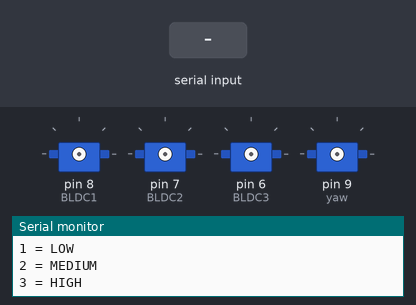
A sketch run on a simulated Arduino Uno, built with avr-gcc and run on an emulated ATmega328P. On the bench: 4 × servo, the last lines printed to the serial monitor. The test bench sets the inputs (shaded band).

Above: at 0.9 s.
1.0 s: "1" received over Serial
At 3.76 s:
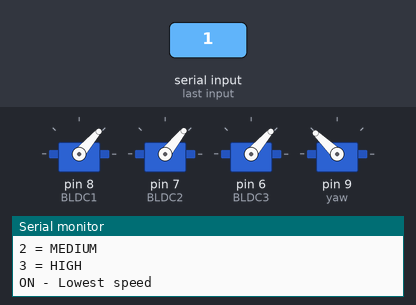
4.0 s: "2" received over Serial
At 4.39 s:
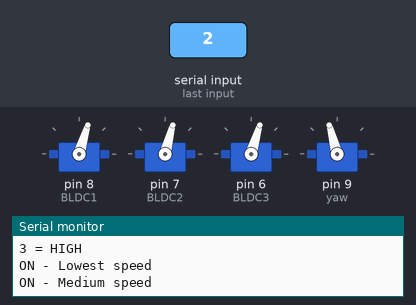
7.0 s: "3" received over Serial
At 7.45 s:
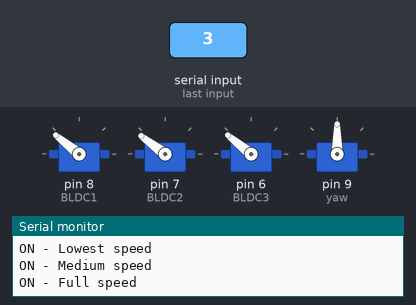
10.0 s: "0" received over Serial
At 12.05 s:
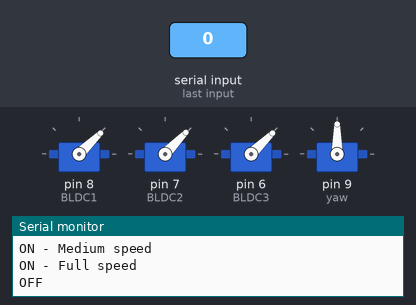
Timing chart, 0 to 14.0 s (numbered marks = the images above; inputs shaded):
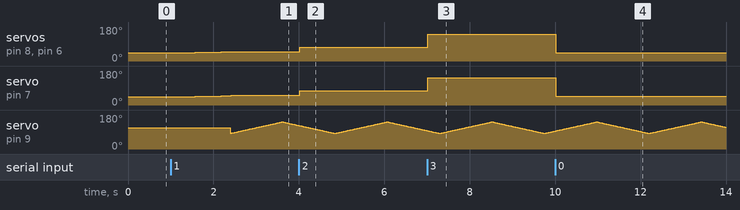

Measured:
- after the input at 1.0 s, servo on pin 8 (BLDC1), servo on pin 6 (BLDC3): moves from 44° to 49° over 1.2 s, starting after 0.24 s; servo on pin 7 (BLDC2): moves from 44° to 51° over 1.2 s, starting after 0.24 s
- after the input at 4.0 s, servo on pin 8 (BLDC1), servo on pin 6 (BLDC3): 49° → 73° at once; servo on pin 7 (BLDC2): 51° → 75° at once
- after the input at 7.0 s, servo on pin 8 (BLDC1), servo on pin 6 (BLDC3): 73° → 141° at once; servo on pin 7 (BLDC2): 75° → 143° at once
- after the input at 10.0 s, servo on pin 8 (BLDC1), servo on pin 6 (BLDC3): 141° → 44° at once; servo on pin 7 (BLDC2): 143° → 46° at once

The sketch:

ALL_MOTORS_TEST.ino
```cpp
// Yaw mechanism testing code
// Guide to build yaw mechanism is available at: http://pranjalnrobotics.blogspot.com

#include <Servo.h>

Servo BLDC1;
Servo BLDC2;
Servo BLDC3;
Servo yaw;

#define MAX_SIGNAL 2000
#define MIN_SIGNAL 1000

int pos,speed=0;

/*
For my setup, Servo angles are as follow. It may have different values for diffrent configurations.
Central position	:	113
Maximum Left		:	83
Maximum Right		:	143
*/

void setup()
{
  Serial.begin(57600);
  Serial.println("0 = OFF\n\r1 = LOW\n\r2 = MEDIUM\n\r3 = HIGH");;
  while(!Serial.available());
  BLDC1.attach(8);
  BLDC2.attach(7);
  BLDC3.attach(6);
  yaw.attach(9);
  yaw.write(113);
  arm();
}

void loop()
{
  for(pos = 83; pos < 144; pos ++)
  {
    yaw.write(pos);
    delay(20);
    updateBLDC();
  }
  for(pos = 143; pos > 82; pos --)
  {
    yaw.write(pos);
    delay(20);
    updateBLDC();
  }
}

void arm()
{
  int a;
  for(a=995;a<1041;a++)
  {
    BLDC1.writeMicroseconds(a);
    BLDC2.writeMicroseconds(a);
    BLDC3.writeMicroseconds(a);
    delay(30);
  }
}

void updateBLDC()
{
  if(Serial.available())
  {
    char c = (char)Serial.read();
    if(c == '1')
    {
      Serial.println("ON - Lowest speed");
      speed = 1045;
    }
    if(c == '2')
    {
      Serial.println("ON - Medium speed");
      speed = 1300;
    }
    if(c == '3')
    {
      Serial.println("ON - Full speed");
      speed = 2000;
    }
    if(c == '0')
    {
      Serial.println("OFF");
      speed = 1000;
    }
    Serial.flush();
    BLDC1.writeMicroseconds(speed);
    /*
    my BLDC2 motor move slower than other 2.
    dont know why! May be manufacturing error.
    hence adding compensation to maintain speed equal to
    other motors.
    */
    BLDC2.writeMicroseconds(speed + 20);
    BLDC3.writeMicroseconds(speed);
  }
}
```
